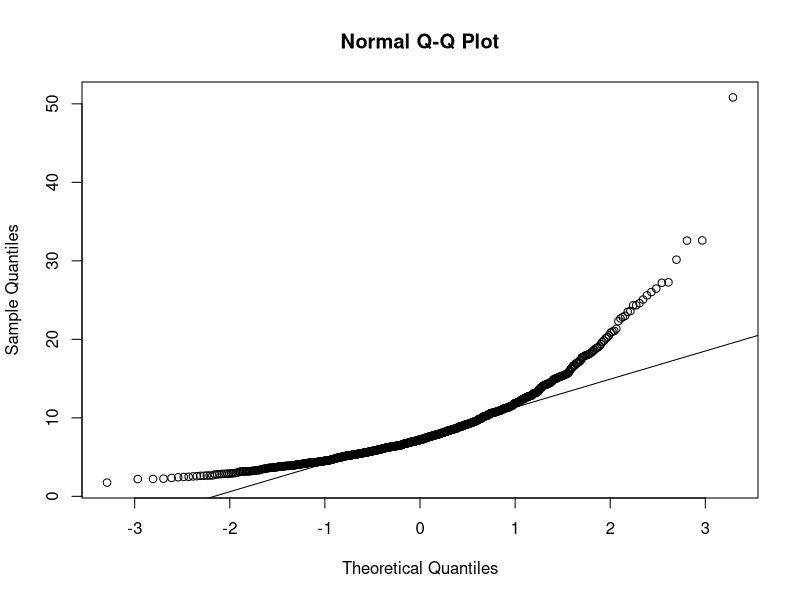
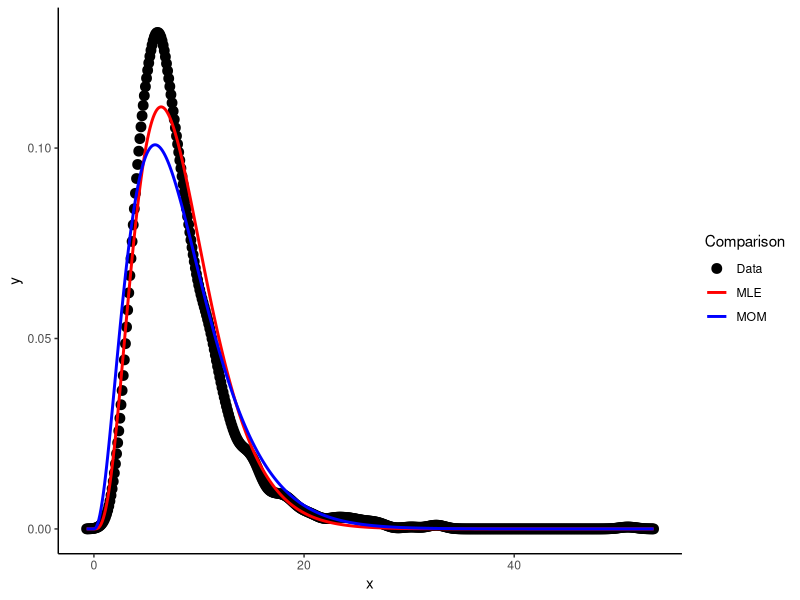
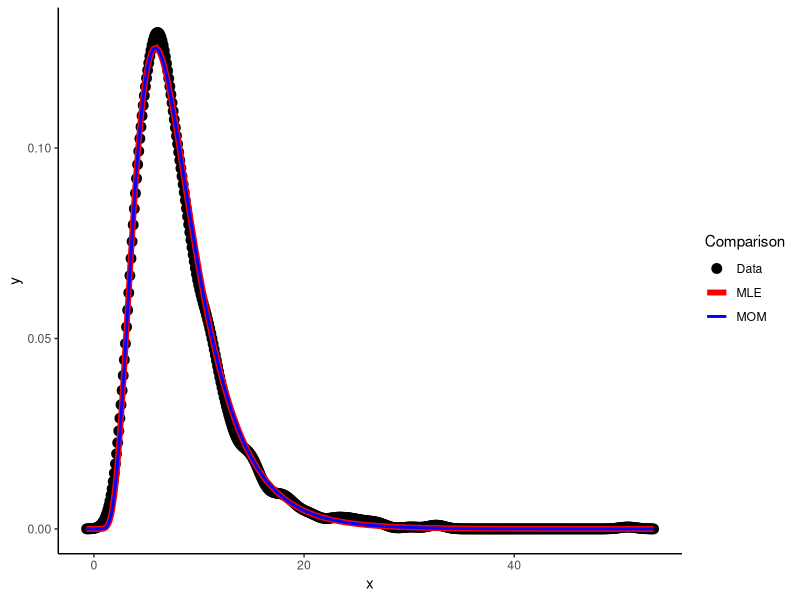
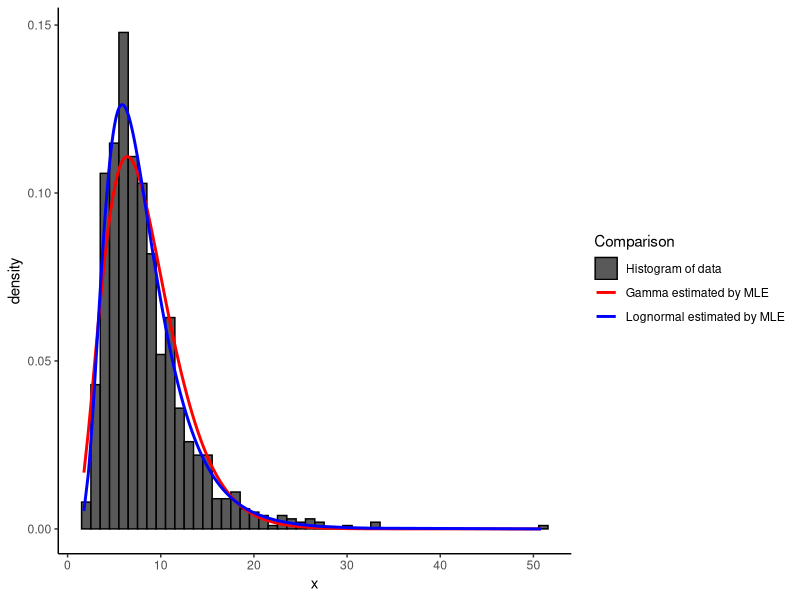
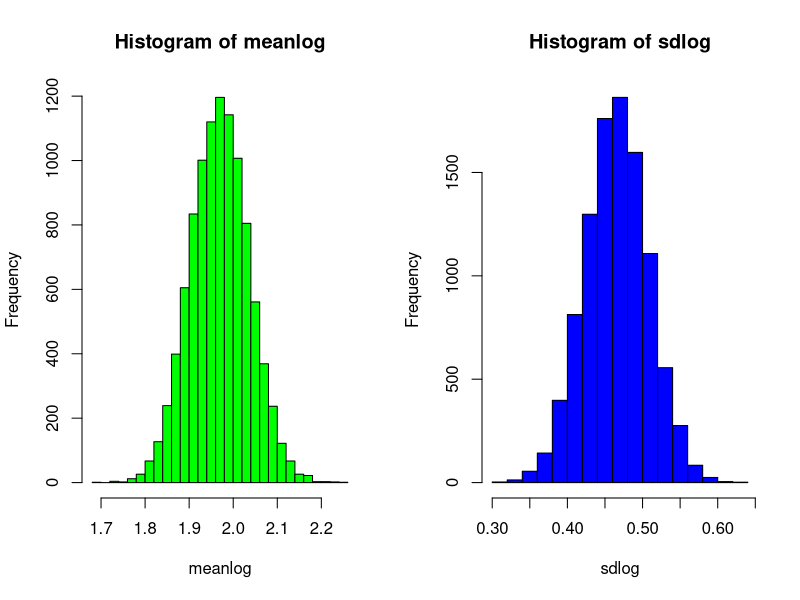
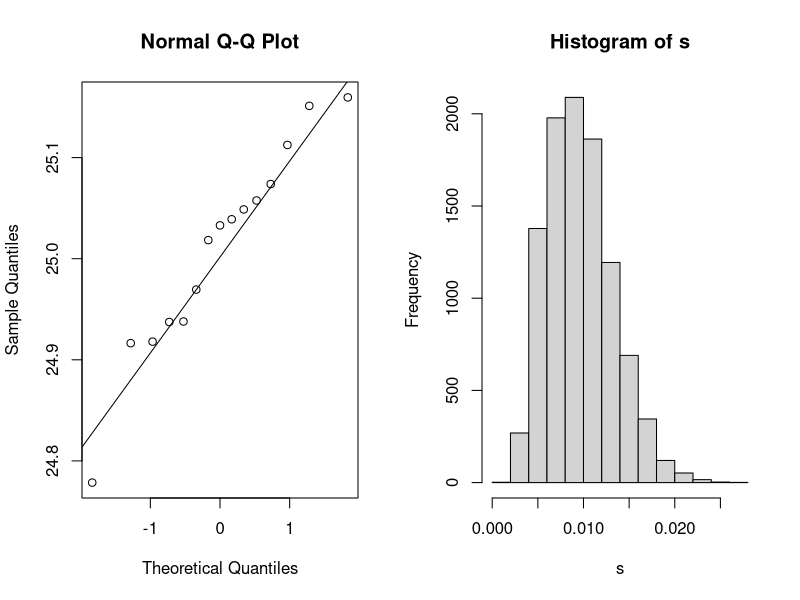
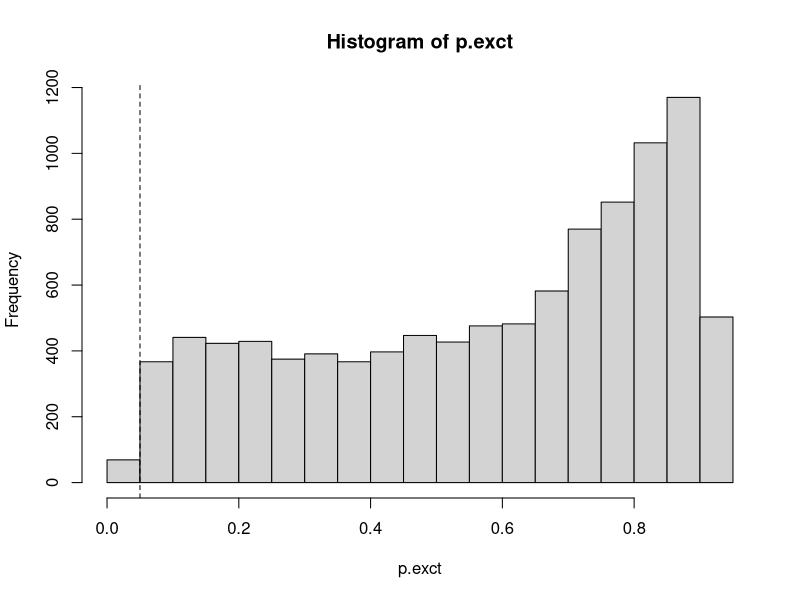
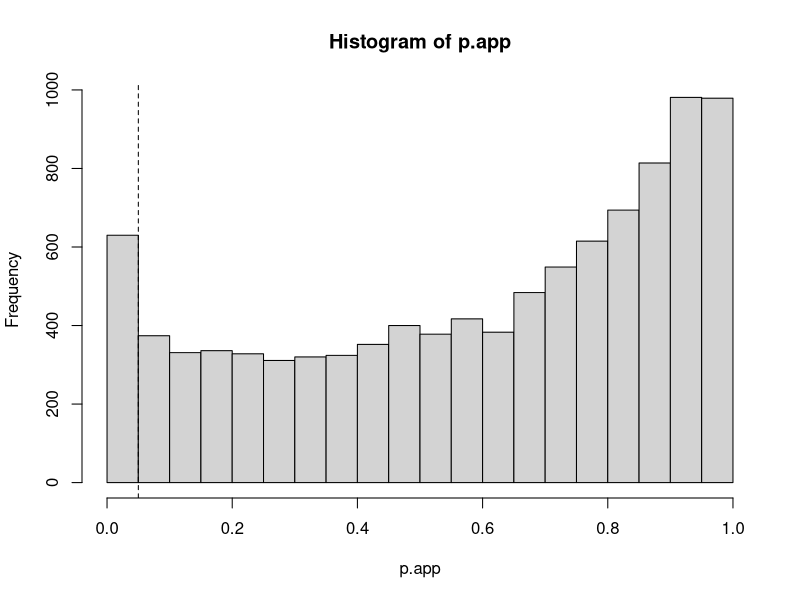

These charts were generated, in order, by the following R code:
## ---- chunk 1
ex1 <- read.csv("offset.csv")
qqnorm(ex1$x)  # check normality with qqplot
qqline(ex1$x)  # add target line to qqplot
## ---- chunk 2
variance.data=var(ex1$x)
variance.data
mean.data=mean(ex1$x)
mean.data
alpha.hat=mean.data^2/variance.data
alpha.hat
beta.hat=variance.data/mean.data
beta.hat
## ---- chunk 3
 library(MASS)
 fitdistr(ex1$x,"gamma", list(shape=alpha.hat,scale=beta.hat),lower=c(0,0))
## ---- chunk 4
library(ggplot2)
den=density(ex1$x)
data=data.frame(x=den$x,y=den$y)
ggplot(data=data,aes(x=x, y=y, color = "Data"))+geom_point(size=3)+
  geom_line(aes(x=x,y=dgamma(x, shape=4.32069126,scale= 1.92658170),color = "MLE"),size=1)+
  geom_line(aes(x=x,y=dgamma(x, shape=3.327065,scale= 2.501954),color = "MOM"),size=1)+
  theme_classic()+scale_color_manual(name = "Comparison", breaks = c("Data", "MLE", "MOM"), 
values = c("Data" = "black", "MLE" = "red", "MOM" = "blue"))
## ---- chunk 5
log.data=log(ex1$x)
mu.hat=mean(log.data)
mu.hat
sigma.hat=sd(log.data)
sigma.hat
## ---- chunk 6
result_fit = fitdistr(ex1$x,"lognormal")
result_fit
## ---- chunk 7
den=density(ex1$x)
data=data.frame(x=den$x,y=den$y)
ggplot(data=data,aes(x=x, y=y, color = "Data"))+geom_point(size=3)+
  geom_line(aes(x=x,y=dlnorm(x, meanlog=1.99899996 ,sdlog=  0.48020691),color = "MLE"),size=2)+
  geom_line(aes(x=x,y=dlnorm(x, meanlog=1.999 ,sdlog=0.4804472 ),color = "MOM"),size=1)+
  theme_classic()+scale_color_manual(name = "Comparison", breaks = c("Data", "MLE", "MOM"), 
 values = c("Data" = "black", "MLE" = "red", "MOM" = "blue"))
## ---- chunk 8
den=density(ex1$x)
data=data.frame(x=den$x,y=den$y)
data = data.frame(x= ex1$x)
ggplot(data=data, aes(x=x, color = "Histogram of data"))+ geom_histogram(aes(y= ..density..), bins = 50)+
geom_line(aes(x=x,y=dgamma(x, shape=4.32069126,scale= 1.92658170),
              color = "Gamma estimated by MLE"),size=1)+
  geom_line(aes(x=x,y=dlnorm(x, meanlog=1.99899996 ,sdlog=  0.48020691 ),
                color = "Lognormal estimated by MLE"),size=1)+
  theme_classic()+
  scale_color_manual(name = "Comparison",
  breaks = c("Histogram of data", "Gamma estimated by MLE", "Lognormal estimated by MLE"), 
  values = c("Histogram of data" = "black", "Gamma estimated by MLE" = "red", "Lognormal estimated by MLE" = "blue"))
  
## ---- chunk 9
set.seed(42)
offset.smpl <- sample(ex1$x,50,replace=F)
B=10000  # run 10000 bootstrap samples
meanlog=rep(0,B)
sdlog=rep(0,B)
for(i in 1:B){
  rsample <- sample(offset.smpl,50,replace=T) # sample n=30 from population with replacement
  result_fit = fitdistr(rsample,"lognormal")
  meanlog[i]=result_fit$estimate["meanlog"]
  sdlog[i]=result_fit$estimate["sdlog"]
}

meanlog.bar <- mean(meanlog)   # calculate mean and standard error estimates
meanlog.bar 
sdlog.bar<-mean(sdlog)
sdlog.bar 
sd.errormean<- sd(meanlog)
sd.errormean
sd.errorsd<- sd(sdlog)
sd.errorsd
par(mfrow=c(1,2))
hist(meanlog,breaks=20,col="green")  
hist(sdlog,breaks=20,col="blue")  
## ---- chunk 10
ex2 <- read.csv("od.csv")
qqnorm(ex2$x)  # check normality with qqplot
qqline(ex2$x)  # add target line to qqplot
## ---- chunk 11
#exact interval
ci_exact=(15-1)*var(ex2$x)/qchisq(0.05,15-1)
ci_exact
## ---- chunk 12
B<-10000
s<-rep(NA,B)
set.seed(1)
for(i in 1:B){
  rsample <- sample(ex2$x,15,replace=T) 
  s[i] <- var(rsample)  
}
hist(s)

## ---- chunk 13
#Bootstrap percentile interval
quantile(s,0.95)
## ---- chunk 14
#  Variance Test Simulation
#########################################################

# compare approximate large sample mean test to exact t-test for normally distributed data
# for various sample sizes.  

set.seed(1)
M <- 10000  # set number of simulated tests
n <- 3  # sample size
sigma_0 <- 4   # null hypothesis for true mean; alt sigma2 > sigma2_0
sd.smpl <- rep(0,M)   # create dummy vectors to store simulation statistics and p-values
stat <- rep(0,M)
p.app <- rep(0,M)  # large sample p-value
p.exct <- rep(0,M)  # exact p-value
rej.app <- rep(0,M) # "1" if reject for large sample test, "0" if fail to reject
rej.exct <- rep(0,M) # "1" if reject for exact test, "0" if fail to reject
for (i in 1:M){
  smpl <- rnorm(n,10,4)  # generate sample from N(10,16)
  sd.smpl[i] <- sd(smpl)  # calculate sample sd
  stat[i] <- (sd(smpl)-sigma_0)/(sigma_0/sqrt(2*n))  # test statistic
  p.app[i] <- pnorm(stat[i],lower.tail=F)  # large sample p-value; Ha: sigma2>sigma2_0
  if(p.app[i]<0.05) rej.app[i] <- 1  # if p-value < 0.05, set rej array value to "1"
  p.exct[i] <- pt(stat[i],(n-1),lower.tail=F)  # exact p=value; Ha: sigma2>sigma2_0
  if(p.exct[i]<0.05) rej.exct[i] <- 1  # if p-value < 0.05, set rej array value to "1"
}
mean(rej.app)  # % rejected for large sample test
mean(rej.exct)  # % rejected for exact test
par(mfrow=c(1,1))

hist(p.exct,breaks=20) # plot distribution of exact p=values
abline(v=0.05,lty=2)

hist(p.app,breaks=20) # plot distribution of large sample p=values
abline(v=0.05,lty=2)

par(mfrow=c(1,1))   # plot distribution of sample statistics
hist(stat,breaks=20,xlim=c(-10,10), main="")
# vertical lines at critical values for approx (solid), exact (dashed)
abline(v=c(qnorm(.95),qt(.95,n-1)),lty=c(2,1))
legend("topleft",legend=c("critical value: exact",
                        "critical value: approx"),
                        lty=c(1,2), bty="n", cex=0.8)



## ---- chunk 15
#  Variance Test Simulation
#########################################################

# compare approximate large sample mean test to exact t-test for normally distributed data
# for various sample sizes.  

set.seed(1)
M <- 10000  # set number of simulated tests
n <- 10  # sample size
sigma_0 <- 4   # null hypothesis for true mean; alt sigma2 > sigma2_0
sd.smpl <- rep(0,M)   # create dummy vectors to store simulation statistics and p-values
stat <- rep(0,M)
p.app <- rep(0,M)  # large sample p-value
p.exct <- rep(0,M)  # exact p-value
rej.app <- rep(0,M) # "1" if reject for large sample test, "0" if fail to reject
rej.exct <- rep(0,M) # "1" if reject for exact test, "0" if fail to reject
for (i in 1:M){
  smpl <- rnorm(n,10,4)  # generate sample from N(10,16)
  sd.smpl[i] <- sd(smpl)  # calculate sample sd
  stat[i] <- (sd(smpl)-sigma_0)/(sigma_0/sqrt(2*n))  # test statistic
  p.app[i] <- pnorm(stat[i],lower.tail=F)  # large sample p-value; Ha: sigma2>sigma2_0
  if(p.app[i]<0.05) rej.app[i] <- 1  # if p-value < 0.05, set rej array value to "1"
  p.exct[i] <- pt(stat[i],(n-1),lower.tail=F)  # exact p=value; Ha: sigma2>sigma2_0
  if(p.exct[i]<0.05) rej.exct[i] <- 1  # if p-value < 0.05, set rej array value to "1"
}
mean(rej.app)  # % rejected for large sample test
mean(rej.exct)  # % rejected for exact test
par(mfrow=c(1,1))

hist(p.exct,breaks=20) # plot distribution of exact p=values
abline(v=0.05,lty=2)

hist(p.app,breaks=20) # plot distribution of large sample p=values
abline(v=0.05,lty=2)

par(mfrow=c(1,1))   # plot distribution of sample statistics
hist(stat,breaks=20,xlim=c(-10,10), main="")
# vertical lines at critical values for approx (solid), exact (dashed)
abline(v=c(qnorm(.95),qt(.95,n-1)),lty=c(2,1))
legend("topleft",legend=c("critical value: exact",
                        "critical value: approx"),
                        lty=c(1,2), bty="n", cex=0.8)

## ---- chunk 16
#  Variance Test Simulation
#########################################################

# compare approximate large sample mean test to exact t-test for normally distributed data
# for various sample sizes.  

set.seed(1)
M <- 10000  # set number of simulated tests
n <- 30  # sample size
sigma_0 <- 4   # null hypothesis for true mean; alt sigma2 > sigma2_0
sd.smpl <- rep(0,M)   # create dummy vectors to store simulation statistics and p-values
stat <- rep(0,M)
p.app <- rep(0,M)  # large sample p-value
p.exct <- rep(0,M)  # exact p-value
rej.app <- rep(0,M) # "1" if reject for large sample test, "0" if fail to reject
rej.exct <- rep(0,M) # "1" if reject for exact test, "0" if fail to reject
for (i in 1:M){
  smpl <- rnorm(n,10,4)  # generate sample from N(10,16)
  sd.smpl[i] <- sd(smpl)  # calculate sample sd
  stat[i] <- (sd(smpl)-sigma_0)/(sigma_0/sqrt(2*n))  # test statistic
  p.app[i] <- pnorm(stat[i],lower.tail=F)  # large sample p-value; Ha: sigma2>sigma2_0
  if(p.app[i]<0.05) rej.app[i] <- 1  # if p-value < 0.05, set rej array value to "1"
  p.exct[i] <- pt(stat[i],(n-1),lower.tail=F)  # exact p=value; Ha: sigma2>sigma2_0
  if(p.exct[i]<0.05) rej.exct[i] <- 1  # if p-value < 0.05, set rej array value to "1"
}
mean(rej.app)  # % rejected for large sample test
mean(rej.exct)  # % rejected for exact test
par(mfrow=c(1,1))

hist(p.exct,breaks=20) # plot distribution of exact p=values
abline(v=0.05,lty=2)

hist(p.app,breaks=20) # plot distribution of large sample p=values
abline(v=0.05,lty=2)

par(mfrow=c(1,1))   # plot distribution of sample statistics
hist(stat,breaks=20,xlim=c(-10,10), main="")
# vertical lines at critical values for approx (solid), exact (dashed)
abline(v=c(qnorm(.95),qt(.95,n-1)),lty=c(2,1))
legend("topleft",legend=c("critical value: exact",
                        "critical value: approx"),
                        lty=c(1,2), bty="n", cex=0.8)

## ---- chunk 17
#  Variance Test Simulation
#########################################################

# compare approximate large sample mean test to exact t-test for normally distributed data
# for various sample sizes.  

set.seed(1)
M <- 10000  # set number of simulated tests
n <- 60  # sample size
sigma_0 <- 4   # null hypothesis for true mean; alt sigma2 > sigma2_0
sd.smpl <- rep(0,M)   # create dummy vectors to store simulation statistics and p-values
stat <- rep(0,M)
p.app <- rep(0,M)  # large sample p-value
p.exct <- rep(0,M)  # exact p-value
rej.app <- rep(0,M) # "1" if reject for large sample test, "0" if fail to reject
rej.exct <- rep(0,M) # "1" if reject for exact test, "0" if fail to reject
for (i in 1:M){
  smpl <- rnorm(n,10,4)  # generate sample from N(10,16)
  sd.smpl[i] <- sd(smpl)  # calculate sample sd
  stat[i] <- (sd(smpl)-sigma_0)/(sigma_0/sqrt(2*n))  # test statistic
  p.app[i] <- pnorm(stat[i],lower.tail=F)  # large sample p-value; Ha: sigma2>sigma2_0
  if(p.app[i]<0.05) rej.app[i] <- 1  # if p-value < 0.05, set rej array value to "1"
  p.exct[i] <- pt(stat[i],(n-1),lower.tail=F)  # exact p=value; Ha: sigma2>sigma2_0
  if(p.exct[i]<0.05) rej.exct[i] <- 1  # if p-value < 0.05, set rej array value to "1"
}
mean(rej.app)  # % rejected for large sample test
mean(rej.exct)  # % rejected for exact test
par(mfrow=c(1,1))

hist(p.exct,breaks=20) # plot distribution of exact p=values
abline(v=0.05,lty=2)

hist(p.app,breaks=20) # plot distribution of large sample p=values
abline(v=0.05,lty=2)

par(mfrow=c(1,1))   # plot distribution of sample statistics
hist(stat,breaks=20,xlim=c(-10,10), main="")
# vertical lines at critical values for approx (solid), exact (dashed)
abline(v=c(qnorm(.95),qt(.95,n-1)),lty=c(2,1))
legend("topleft",legend=c("critical value: exact",
                        "critical value: approx"),
                        lty=c(1,2), bty="n", cex=0.8)

## ---- chunk 18
#  Variance Test Simulation
#########################################################

# compare approximate large sample mean test to exact t-test for normally distributed data
# for various sample sizes.  

set.seed(1)
M <- 10000  # set number of simulated tests
n <- 100  # sample size
sigma_0 <- 4   # null hypothesis for true mean; alt sigma2 > sigma2_0
sd.smpl <- rep(0,M)   # create dummy vectors to store simulation statistics and p-values
stat <- rep(0,M)
p.app <- rep(0,M)  # large sample p-value
p.exct <- rep(0,M)  # exact p-value
rej.app <- rep(0,M) # "1" if reject for large sample test, "0" if fail to reject
rej.exct <- rep(0,M) # "1" if reject for exact test, "0" if fail to reject
for (i in 1:M){
  smpl <- rnorm(n,10,4)  # generate sample from N(10,16)
  sd.smpl[i] <- sd(smpl)  # calculate sample sd
  stat[i] <- (sd(smpl)-sigma_0)/(sigma_0/sqrt(2*n))  # test statistic
  p.app[i] <- pnorm(stat[i],lower.tail=F)  # large sample p-value; Ha: sigma2>sigma2_0
  if(p.app[i]<0.05) rej.app[i] <- 1  # if p-value < 0.05, set rej array value to "1"
  p.exct[i] <- pt(stat[i],(n-1),lower.tail=F)  # exact p=value; Ha: sigma2>sigma2_0
  if(p.exct[i]<0.05) rej.exct[i] <- 1  # if p-value < 0.05, set rej array value to "1"
}
mean(rej.app)  # % rejected for large sample test
mean(rej.exct)  # % rejected for exact test
par(mfrow=c(1,1))

hist(p.exct,breaks=20) # plot distribution of exact p=values
abline(v=0.05,lty=2)

hist(p.app,breaks=20) # plot distribution of large sample p=values
abline(v=0.05,lty=2)

par(mfrow=c(1,1))   # plot distribution of sample statistics
hist(stat,breaks=20,xlim=c(-10,10), main="")
# vertical lines at critical values for approx (solid), exact (dashed)
abline(v=c(qnorm(.95),qt(.95,n-1)),lty=c(2,1))
legend("topleft",legend=c("critical value: exact",
                        "critical value: approx"),
                        lty=c(1,2), bty="n", cex=0.8)

## ---- chunk 19
ex6 <- read.csv("ampicillin.csv")
par(mfrow=c(1,2))
qqnorm(ex6$microbiological)  
qqline(ex6$microbiological)
qqnorm(ex6$hydroxylaminie)
qqline(ex6$hydroxylaminie)  
## ---- chunk 20
delta=ex6$microbiological-ex6$hydroxylaminie
x.bar=mean(delta)
x.bar
s=sd(delta)
s
#test statistic.
t <- (x.bar)/s*sqrt(15)
t
p.value <- pt(t,14,lower.tail=F)   # p-value
p.value
t.alpha <- qt(0.95,14)     # rejection region 
t.alpha
ci <- x.bar-t.alpha*s/sqrt(15) # confidence interval 
ci

## ---- chunk 21
Sp<-5
n1=25
n2=25
SE=Sp*sqrt((1/n1)+(1/n2))
SE
## ---- chunk 22
sigma1=5
sigma2=5
sigma2.difference=(sigma1^2)/n1+(sigma2^2)/n2
sigma2.difference

## ---- chunk 23
rejection.region=qnorm(0.95, mean=0,sd=sqrt(sigma2.difference)) 
rejection.region
## ---- chunk 24
type2error=pnorm(rejection.region,mean=1, sd=sqrt(sigma2.difference))
Power=1-type2error
Power
## ---- chunk 25
p.hat=((0*157+1*69+2*35+3*17+4*1+5*1)/280)*0.2
p.hat
